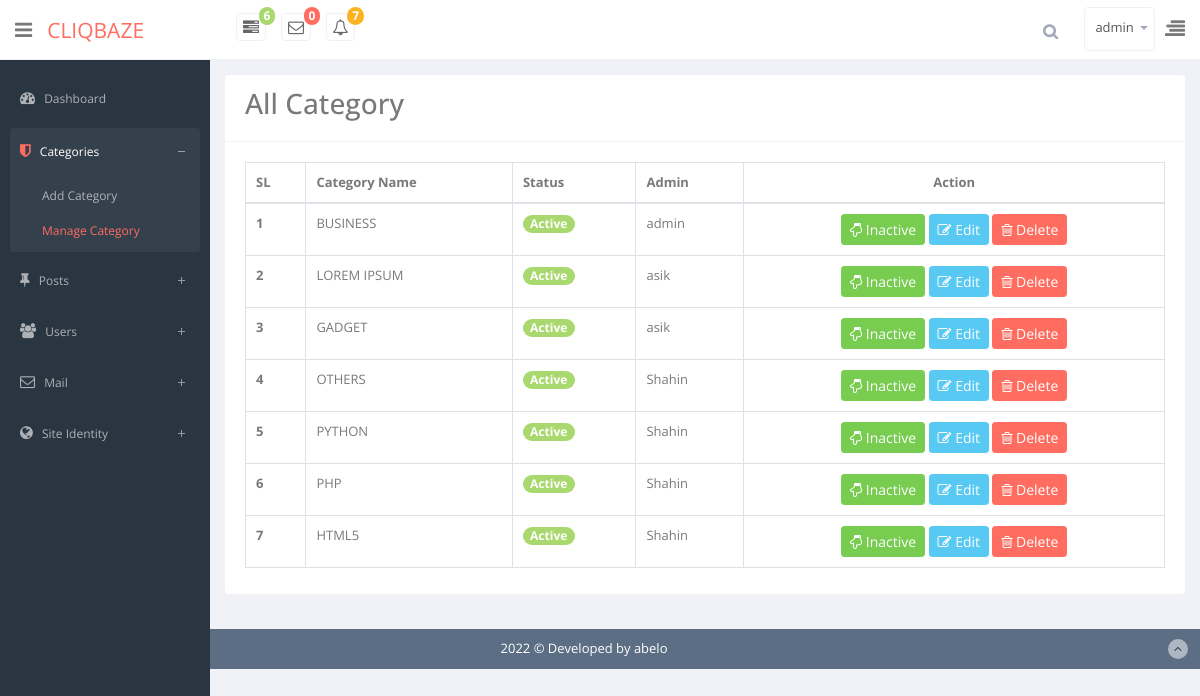
/Blog-php/admin/managecategory.php (signed in), run on the app's committed database.
### tables this page shows
CREATE TABLE `categories` (
  `id` int(2) NOT NULL,
  `category_name` varchar(100) NOT NULL,
  `status` tinyint(2) NOT NULL,
  `create_time` timestamp NOT NULL DEFAULT current_timestamp(),
  `admin_name` varchar(70) NOT NULL
);

### Blog-php/app/classes/Database.php (called while the page is built, shortened)
<?php
class Database
{
    public static function db()
    {
        $link = mysqli_connect('localhost:3306','root','','blog_oop');
        return $link;
    }
}

### Blog-php/app/classes/Category.php (called while the page is built, shortened)
<?php
class Category
{
    public static function showAllCategory(){
        $sql = "SELECT * FROM `categories` ORDER BY id DESC ";
        $result = mysqli_query(Database::db(),$sql);
        if($result){
            return $result;
        }else{
            return false;
        }
    }
}

### Blog-php/admin/managecategory.php (the view, shortened to what this page needs)
<?php require_once 'header.php'?>
<div class="row">
    <div class="col-lg-12">
        <section class="card">
            <header class="card-header">
                <h3 style="display: inline-block;margin-right: 25px;">All Category</h3>
            </header>
            <div class="card-body">
                <div class="table-responsive" tabindex="1" style="overflow: hidden; outline: none;">
                    <table class="table table-bordered table-hover">
                        <thead>
                        <tr>
                            <th>SL</th>
                            <th>Category Name</th>
                            <th>Status</th>
                            <th>Admin</th>
                            <th class="text-center">Action</th>
                        </tr>
                        </thead>
                        <tbody>
                        <?php
                        $allCat = new \App\classes\Category();
                        $data = $allCat->showAllCategory();
                        $i=0;
                        while ($row = mysqli_fetch_assoc($data)){ ?>
                            <tr>
                                <th scope="row"><?= ++$i?></th>
                                <td scope="row"><?= strtoupper($row['category_name'])?></td>
                                <td><?= $row['status'] == 1 ? '<span class="badge badge-pill badge-success">Active</span>' : '<span class="badge badge-pill badge-danger">Inactive</span>' ?></td>
                                <td><?= $row['admin_name']?></td>
                                <td class="text-center">
                                    <?php
                                    if($row['status'] == 1) { ?>
                                        <a href="status.php?id=<?= $row['id']?>&managecat&inactive" class="btn btn-sm btn-success"><i class="fa  fa-hand-o-down"></i> Inactive</a>
                                    <?php  }else{ ?>
                                        <a href="status.php?id=<?= $row['id']?>&managecat&active" class="btn btn-sm btn-warning"><i class="fa  fa-hand-o-up"></i> Active</a>
                                    <?php } ?>
                                    <a href="" class="btn btn-sm btn-info" data-toggle="modal" data-target="#id<?= $row['id']?>"><i class="fa fa-edit"></i> Edit</a>
                                    <a href="delete.php?id=<?= $row['id']?>&managecat" class="btn btn-sm btn-danger"onclick="return confirm('Are you sure ?')"><i class="fa fa-trash-o"></i> Delete</a>
                                </td>
                            </tr>
                        <?php  }   ?>
                        </tbody>
                    </table>
                </div>
            </div>
        </section>
    </div>
</div>
<?php require_once 'footer.php'?>

### data on the page
categories: category_name "BUSINESS", status "Active", admin_name "admin"
categories: category_name "LOREM IPSUM", status "Active", admin_name "asik"
categories: category_name "GADGET", status "Active", admin_name "asik"
categories: category_name "OTHERS", status "Active", admin_name "Shahin"
categories: category_name "PYTHON", status "Active", admin_name "Shahin"
categories: category_name "PHP", status "Active", admin_name "Shahin"
categories: category_name "HTML5", status "Active", admin_name "Shahin"

### other printed values
Mail::countNewMail() "0"
$_SESSION['username'] "admin"
